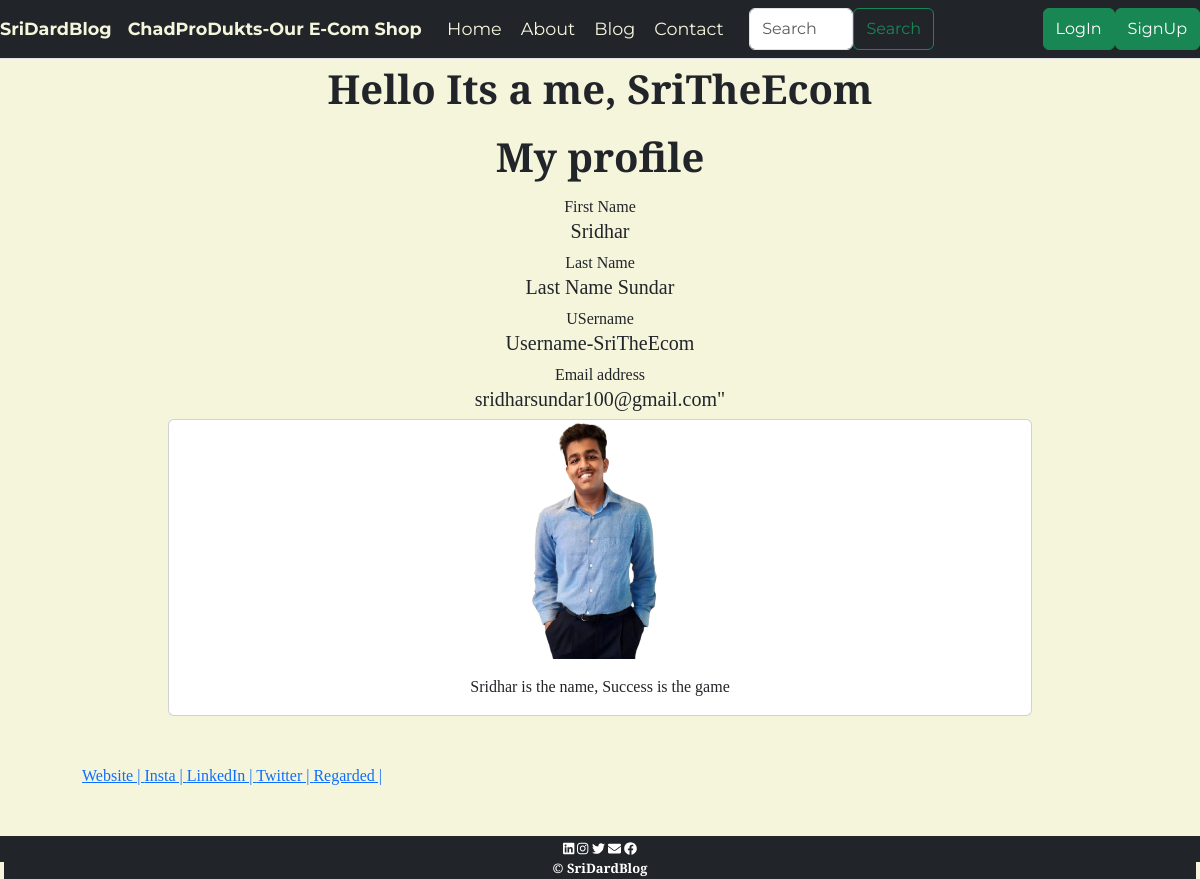
Screenshot of /blog/1/profile with the database file from the repository.
### blog/models.py (models this page shows)
class Profile(models.Model):
    user=models.OneToOneField(User, null=True,on_delete=models.CASCADE)
    profile_id=models.AutoField(primary_key=True)
    username=models.CharField(null=True, max_length=255)
    bio=models.TextField(null=True)
    image=models.ImageField(null=True, blank=True, upload_to='shop/images')
    website=models.CharField(null=True, blank=True, max_length=255)
    insta=models.CharField(null=True, blank=True, max_length=255)
    linkedin=models.CharField(null=True, blank=True, max_length=255)
    twitter=models.CharField(null=True, blank=True, max_length=255)
    other=models.CharField(null=True, blank=True, max_length=255)
    def __str__(self):
        return str(self.user)

### blog/views.py (the view)
# urls.py: path("<int:pk>/profile", ShowProfile.as_view(), name="ShowProfile"),
class ShowProfile(DetailView):
    model=Profile
    template_name='blog/user_profile.html'
    def get_context_data(self,*args,**kwargs):
        profile=Profile.objects.all()
        print(profile)
        context=super(ShowProfile, self).get_context_data(*args,**kwargs)
        page_user=get_object_or_404(Profile, profile_id=self.kwargs['pk'])
        context['page_user']=page_user
        return context

### blog/templates/blog/user_profile.html (shortened to what this page needs)
{% extends 'blog/base.html' %}
{%block body%}
<h1>Hello Its a me, {{page_user}}</h1>
<h1>My profile</h1>
          <label>First Name</label>
          <h5>{{page_user.user.first_name}}</h5>
        <div>
          <label for="lname">Last Name</label>
          <h5>Last Name {{page_user.user.last_name}}</h5>
        </div>
        <div class="form-group">
            <label for="lname">USername</label>
          <h5>Username-{{page_user.username}}</h5>
        </div>
        <div class="form-group">
          <label for="email">Email address</label>
          <h5>{{page_user.user.email}}" </h5>
        </div>
        <div class="card text-center" style="margin: 0 14%">
          <img src="/media/{{page_user.user.profile.image}}" class="card-img-top" alt="..." style="width: 20%;margin-left: 40%;">
          <div class="card-body">
            <p class="card-text">{{page_user.user.profile.bio}}</p>
          </div>
        </div>
        <div class="row m-4 p-4">
        <div class="form-group col-md-4">
          <a href="{{page_user.user.profile.web}}">Website | </a>
          <a href="{{page_user.user.profile.insta}}">Insta | </a>
          <a href="{{page_user.user.profile.linkedin}}">LinkedIn | </a>
          <a href="{{page_user.user.profile.twitter}}">Twitter | </a>
          <a href="{{page_user.user.profile.other}}">Regarded | </a>
        </div>
        </div>
{%endblock%}

### blog/static/blog/css/styles.css (style rules this page uses)
body, html { height: 100%; }
h1,h2 { font-size: 2.5rem; font-weight: 900; }
h1,h2 { font-weight: 700; font-size: 2.5rem; line-height: 1.5; }
body { font-family: 'Merriweather', serif; font-weight: 400; background-color: beige; text-align: center; }

### rows the page displays
Profile: user.username "SriTheEcom", user.first_name "Sridhar", user.last_name "Sundar", username "SriTheEcom", user.email "sridharsundar100@gmail.com", user.profile.image (picture), user.profile.bio "Sridhar is the name, Success is the game"
